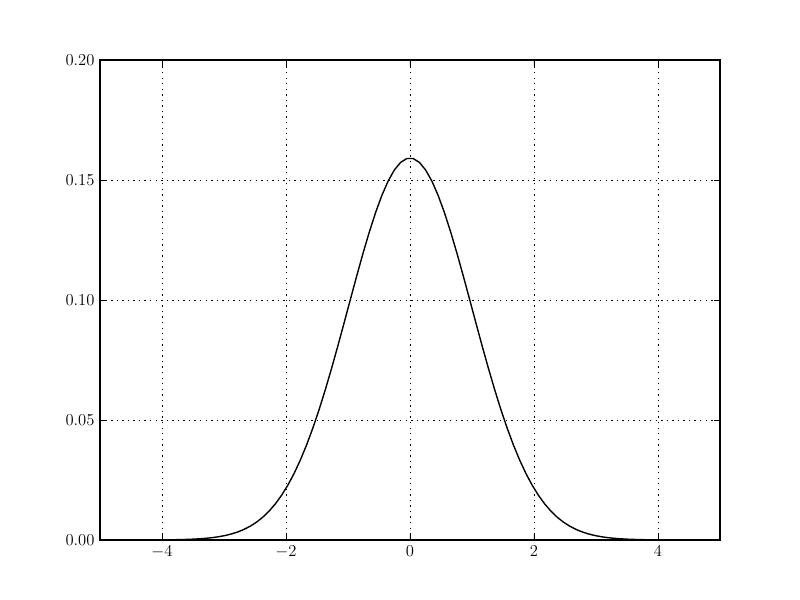

This chart was generated by the following Python code:
import numpy as np
import pylab as py
py.ion()

#-----------------------------------------------------------------------

fig_width_pt = 246.0 # Get this from LaTeX using \showthe\columnwidth
inches_per_pt = 1.0/72.27               # Convert pt to inch
golden_mean = (np.sqrt(5)-1.0)/2.0         # Aesthetic ratio
fig_width = 2*fig_width_pt*inches_per_pt  # width in inches
fig_height = fig_width*golden_mean      # height in inches
fig_size =  [fig_width,fig_height]
params = {'backend': 'ps',
          'axes.labelsize': 18,
          'text.fontsize': 18,
          'legend.fontsize': 18,
          'xtick.labelsize': 16,
          'ytick.labelsize': 16,
          'text.usetex': True,
          'figure.figsize': fig_size,
	  'font.family': 'sans-serif'}	
py.rcParams.update(params)

#-----------------------------------------------------------------------
# Gaussian kernel
sigma = 1.0
k = 2.0
x = np.linspace(-5,5,100)
z = (1/(k*np.pi*sigma**2))*np.exp(-(x**2)/(k*sigma**2))

py.figure(1)
py.axes([0.125,0.15,0.95-0.175,0.95-0.125])
py.plot(x,z,'k')
py.axis([-5,5,0,0.2])
py.xlabel(r'$\left|\mathbf{x}\right|$')
py.ylabel(r'$\zeta_{\sigma}$')
py.grid(True)
#py.savefig('figureTest.pdf')
figName = 'gaussianKernel'
py.savefig('%s.eps' % figName)
import os
os.system('epstopdf %s.eps' % figName)
#os.system('pdfcrop %s.pdf' % figName)
os.system('rm %s.eps' % figName)
#-----------------------------------------------------------------------
